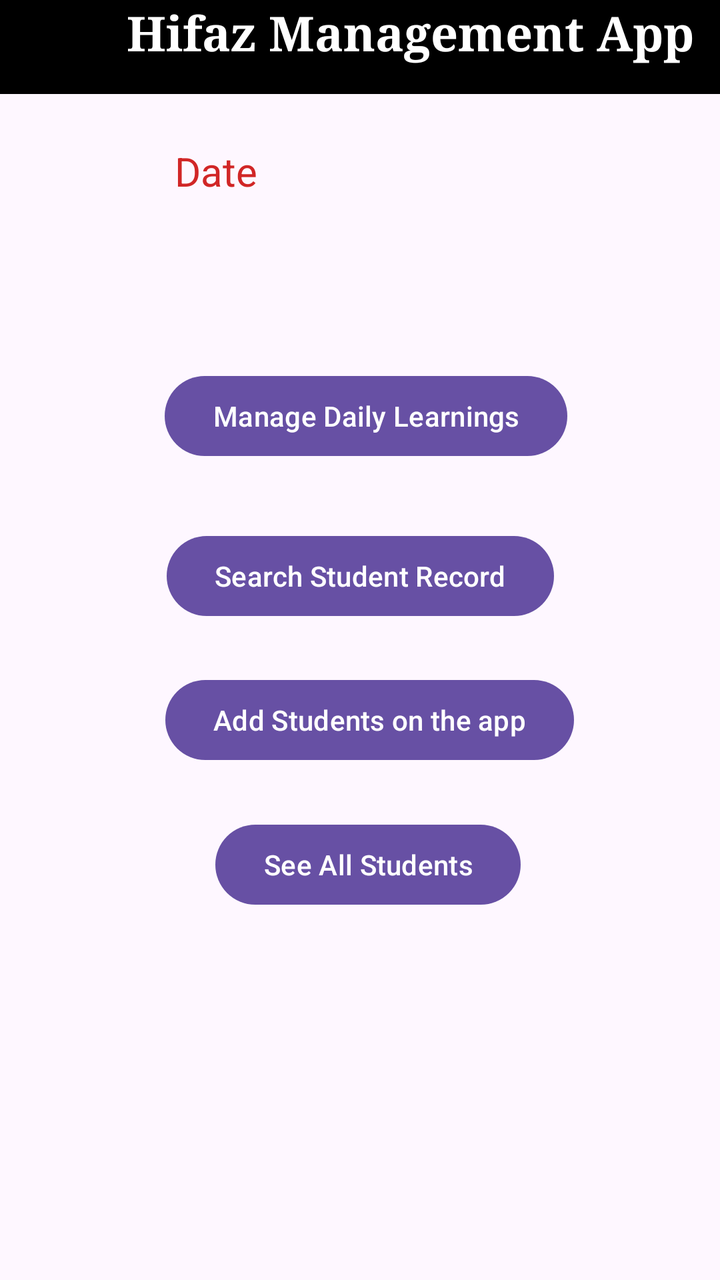
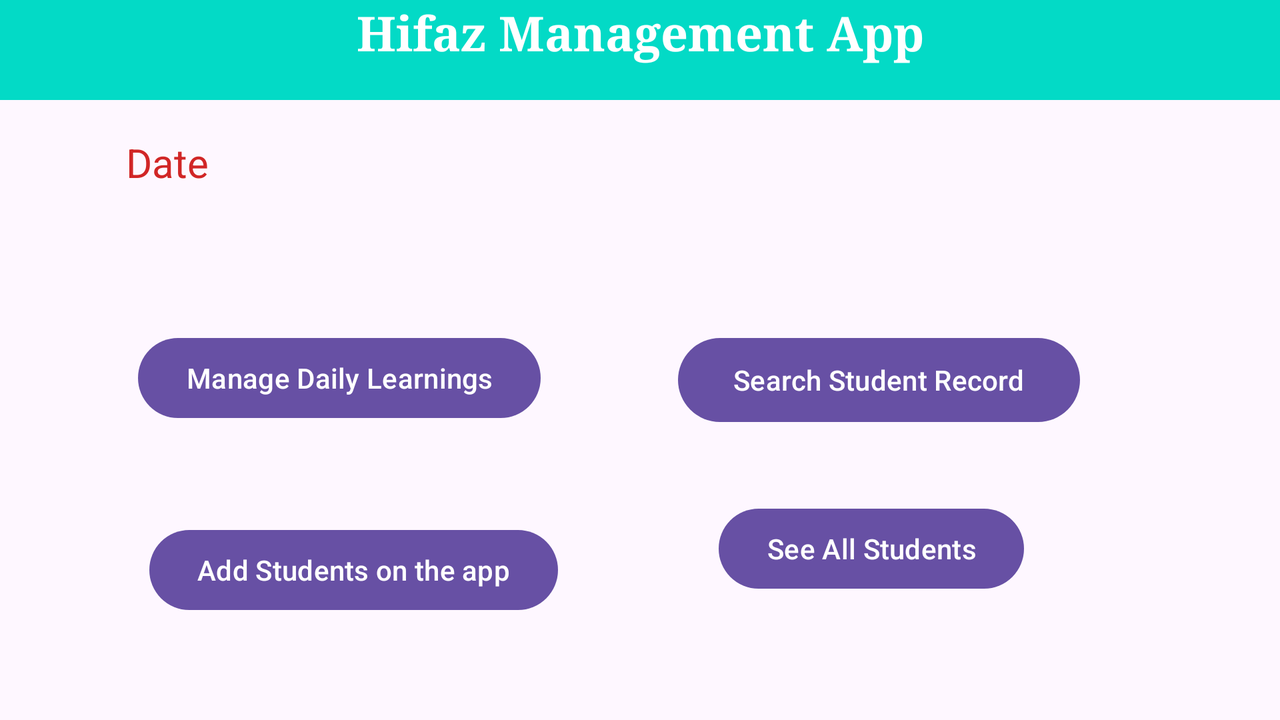

Compare how this app lays out the same screen by default and in its alternative resource folder. The renders come first, then the two layout files and the values they reference.
<!-- AndroidManifest.xml: application theme Theme.HifazManagement -->
<!-- res/layout/activity_main.xml -->
<?xml version="1.0" encoding="utf-8"?>
<androidx.constraintlayout.widget.ConstraintLayout xmlns:android="http://schemas.android.com/apk/res/android"
    xmlns:app="http://schemas.android.com/apk/res-auto"
    xmlns:tools="http://schemas.android.com/tools"
    android:layout_width="match_parent"
    android:layout_height="match_parent"
    tools:context=".MainActivity">

    <LinearLayout
        android:id="@+id/linearLayout"
        android:layout_width="410dp"
        android:layout_height="47dp"
        android:background="@color/black"
        android:orientation="horizontal"
        app:layout_constraintEnd_toEndOf="parent"
        app:layout_constraintHorizontal_bias="0.0"
        app:layout_constraintStart_toStartOf="parent"
        app:layout_constraintTop_toTopOf="parent">

        <TextView
            android:id="@+id/textView2"
            android:layout_width="wrap_content"
            android:layout_height="wrap_content"
            android:layout_weight="1"
            android:fontFamily="serif"

            android:text="Hifaz Management App"
            android:textAlignment="center"
            android:textAllCaps="false"
            android:textColor="@color/white"
            android:textSize="24sp"
            android:textStyle="bold" />
    </LinearLayout>

    <Button
        android:id="@+id/button"
        android:layout_width="wrap_content"
        android:layout_height="wrap_content"
        android:layout_marginTop="184dp"
        android:text="Manage Daily Learnings"
        app:layout_constraintEnd_toEndOf="parent"
        app:layout_constraintHorizontal_bias="0.519"
        app:layout_constraintStart_toStartOf="parent"
        app:layout_constraintTop_toTopOf="@+id/linearLayout" />

    <Button
        android:id="@+id/button2"
        android:layout_width="wrap_content"
        android:layout_height="wrap_content"
        android:layout_marginTop="32dp"
        android:text="Search Student Record"
        app:layout_constraintEnd_toEndOf="parent"
        app:layout_constraintHorizontal_bias="0.502"
        app:layout_constraintStart_toStartOf="parent"
        app:layout_constraintTop_toBottomOf="@+id/button" />

    <Button
        android:id="@+id/button3"
        android:layout_width="wrap_content"
        android:layout_height="wrap_content"
        android:layout_marginTop="24dp"
        android:text="Add Students on the app"
        app:layout_constraintEnd_toEndOf="parent"
        app:layout_constraintHorizontal_bias="0.531"
        app:layout_constraintStart_toStartOf="parent"
        app:layout_constraintTop_toBottomOf="@+id/button2" />

    <TextView
        android:id="@+id/textView3"
        android:layout_width="wrap_content"
        android:layout_height="wrap_content"
        android:layout_marginTop="72dp"
        android:text="Date"
        android:textColor="#D12626"

        android:textSize="20dp"
        app:layout_constraintEnd_toEndOf="parent"
        app:layout_constraintHorizontal_bias="0.274"
        app:layout_constraintStart_toStartOf="parent"
        app:layout_constraintTop_toTopOf="@+id/linearLayout" />

    <Button
        android:id="@+id/button4"
        android:layout_width="wrap_content"
        android:layout_height="wrap_content"
        android:text="See All Students"
        app:layout_constraintBottom_toBottomOf="parent"
        app:layout_constraintEnd_toEndOf="parent"
        app:layout_constraintHorizontal_bias="0.519"
        app:layout_constraintStart_toStartOf="parent"
        app:layout_constraintTop_toBottomOf="@+id/button3"
        app:layout_constraintVertical_bias="0.117" />
</androidx.constraintlayout.widget.ConstraintLayout>
<!-- resources referenced by this layout -->
<resources>
  <style name="Theme.HifazManagement" parent="Base.Theme.HifazManagement" />
  <style name="Base.Theme.HifazManagement" parent="Theme.Material3.DayNight.NoActionBar">
          
          
      </style>
</resources>
<!-- res/layout-land/activity_main.xml (the repository's variant of the layout above) -->
<!-- drawn on the phone turned sideways -->
<?xml version="1.0" encoding="utf-8"?>
<androidx.constraintlayout.widget.ConstraintLayout xmlns:android="http://schemas.android.com/apk/res/android"
    xmlns:app="http://schemas.android.com/apk/res-auto"
    xmlns:tools="http://schemas.android.com/tools"
    android:layout_width="match_parent"
    android:layout_height="match_parent"
    tools:context=".MainActivity">

    <LinearLayout
        android:id="@+id/linearLayout"
        android:layout_width="match_parent"
        android:layout_height="50dp"
        android:background="@color/design_default_color_secondary"
        android:orientation="horizontal"
        tools:layout_editor_absoluteX="-25dp">

        <TextView
            android:id="@+id/textView2"
            android:layout_width="wrap_content"
            android:layout_height="wrap_content"
            android:layout_weight="1"
            android:fontFamily="serif"

            android:text="Hifaz Management App"
            android:textAlignment="center"
            android:textAllCaps="false"
            android:textColor="@color/white"
            android:textSize="24sp"
            android:textStyle="bold" />
    </LinearLayout>

    <Button
        android:id="@+id/button"
        android:layout_width="wrap_content"
        android:layout_height="wrap_content"
        android:layout_marginTop="165dp"
        android:text="Manage Daily Learnings"
        app:layout_constraintEnd_toStartOf="@+id/button2"
        app:layout_constraintStart_toStartOf="parent"
        app:layout_constraintTop_toTopOf="@+id/linearLayout" />

    <Button
        android:id="@+id/button2"
        android:layout_width="201dp"
        android:layout_height="50dp"
        android:layout_marginTop="165dp"
        android:layout_marginEnd="100dp"
        android:text="Search Student Record"
        app:layout_constraintEnd_toEndOf="parent"
        app:layout_constraintTop_toTopOf="@+id/linearLayout" />

    <Button
        android:id="@+id/button3"
        android:layout_width="wrap_content"
        android:layout_height="wrap_content"
        android:layout_marginTop="48dp"
        android:text="Add Students on the app"
        app:layout_constraintBottom_toBottomOf="parent"
        app:layout_constraintEnd_toStartOf="@+id/button4"
        app:layout_constraintHorizontal_bias="0.481"
        app:layout_constraintStart_toStartOf="parent"
        app:layout_constraintTop_toBottomOf="@+id/button"
        app:layout_constraintVertical_bias="0.0" />

    <TextView
        android:id="@+id/textView3"
        android:layout_width="wrap_content"
        android:layout_height="wrap_content"
        android:text="Date"

        android:textColor="#D12626"
        android:textSize="20dp"
        app:layout_constraintBottom_toBottomOf="parent"
        app:layout_constraintEnd_toEndOf="parent"
        app:layout_constraintHorizontal_bias="0.105"
        app:layout_constraintStart_toStartOf="parent"
        app:layout_constraintTop_toTopOf="parent"
        app:layout_constraintVertical_bias="0.203" />

    <Button
        android:id="@+id/button4"
        android:layout_width="wrap_content"
        android:layout_height="wrap_content"
        android:layout_marginEnd="128dp"
        android:text="See All Students"
        app:layout_constraintBottom_toBottomOf="parent"
        app:layout_constraintEnd_toEndOf="parent"
        app:layout_constraintTop_toBottomOf="@+id/button2"
        app:layout_constraintVertical_bias="0.364" />
</androidx.constraintlayout.widget.ConstraintLayout>
